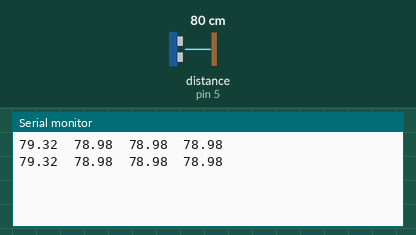
Simulated run of this sketch. Board: Arduino Uno, built with avr-gcc and run on an emulated ATmega328P. Parts: the last lines printed to the serial monitor. Wiring (inferred from the names in the program): ultrasonic range finder: trigger pin 4; echo pin 5. The test bench sets the inputs (shaded band); at power-on: distance to the obstacle (sensor on pin 5) 80 cm. The echo pulse lasts 58.3 µs per cm.

Above: at 1.2 s.
1.3 s: distance to the obstacle (sensor on pin 5) set to 2 cm
At 1.89 s:
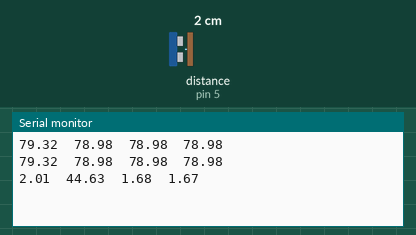
2.8 s: distance to the obstacle (sensor on pin 5) set to 4 cm
At 3.25 s:
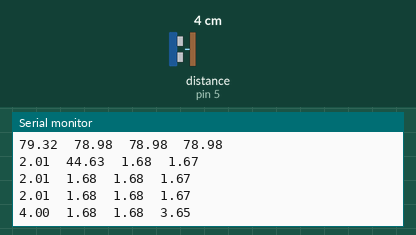
Timing chart, 0 to 5.8 s (numbered marks = the images above; inputs shaded):
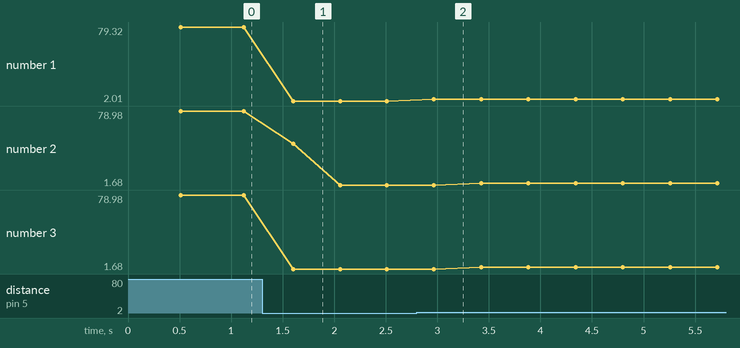

The sketch:

HC-SR04_Filters.ino
```cpp
/**
   使用三种不同的滤波器对超声波传感器采集到的数据进行滤波，
   同时与原始值进行比较，
   在10cm、30cm、100cm处进行采样，
   将原始数据、处理后的数据、真实数据用二维图进行展示。

   组号：
      36
   组长：
      侯树茂 MF1832056
   组员：
      韩越  MF1832052
      何炜杰 MF1832054
      何仔龙 MF1832055
*/

#define TRIG_PIN 4       // 超声波Trig引脚
#define ECHO_PIN 5       // 超声波Echo引脚
//#define LIGHT_PIN A0     // 光线传感器引脚

#define N 11    // 采样次数
#define DELAY_TIME 100 // 每次输出间隔时间

/* 滤波值 */
float TRUE_VALUE = 10.0;  // 真实数据(cm)
float Filter_1_Value;     // 中位平均滤波
float Filter_2_Value;     // 中位值滤波法
float Filter_3_Value;     // 算术平均滤波法

float Value;              // 原始数据

void setup() {
  pinMode(TRIG_PIN, OUTPUT);      // 设置Trig引脚为输出
  pinMode(ECHO_PIN, INPUT);       // 设置Echo引脚为输入

  Value = Get_Value();  // 初始化Value值
  //  Value = analogRead(A0);//读取模拟脚0
  Serial.begin(9600);  // 初始化串口通信
}

void loop() {
  // 获得滤波值
  Filter_1_Value = Filter_1(N);
  Filter_2_Value = Filter_2(N);
  Filter_3_Value = Filter_3(N);
  Value = Get_Value();

//  Serial.print(TRUE_VALUE);       Serial.print("\t");
  Serial.print(Value);            Serial.print("\t");
  Serial.print(Filter_1_Value);   Serial.print("\t");
  Serial.print(Filter_2_Value);   Serial.print("\t");
  Serial.println(Filter_3_Value);
  delay(DELAY_TIME);
}

// 获取当前的感应值
float Get_Value() {
  float cm;                   //距离变量
  float temp;                 //存储回波等待时间
  //给Trig发送一个低高低的短时间脉冲,触发测距
  digitalWrite(TRIG_PIN, LOW); //给Trig发送一个低电平
  delayMicroseconds(2);        //等待 2微妙
  digitalWrite(TRIG_PIN, HIGH); //给Trig发送一个高电平
  delayMicroseconds(10);        //等待 10微妙
  digitalWrite(TRIG_PIN, LOW); //给Trig发送一个低电平
  temp = float(pulseIn(ECHO_PIN, HIGH)); //存储回波等待时间
  cm = (temp * 17 ) / 1000;              //把回波时间换算成cm
  return cm;
  //  return analogRead(LIGHT_PIN);
}
/**
   中位值平均滤波法（又称防脉冲干扰平均滤波法）
*/
float Filter_1(int FILTER_N) {
  int i, j;
  float filter_temp, filter_sum = 0;
  float filter_buf[FILTER_N];
  for (i = 0; i < FILTER_N; i++) {
    filter_buf[i] = Get_Value();
    delay(10);
  }
  // 采样值从小到大排列（冒泡法）
  for (j = 0; j < FILTER_N - 1; j++) {
    for (i = 0; i < FILTER_N - 1 - j; i++) {
      if (filter_buf[i] > filter_buf[i + 1]) {
        filter_temp = filter_buf[i];
        filter_buf[i] = filter_buf[i + 1];
        filter_buf[i + 1] = filter_temp;
      }
    }
  }
  // 去除最大最小极值后求平均
  for (i = 1; i < FILTER_N - 1; i++) filter_sum += filter_buf[i];
  return filter_sum / (FILTER_N - 2);
}
/**
   中位值滤波法
*/
float Filter_2(int FILTER_N) {
  float filter_buf[FILTER_N];
  int i, j;
  float filter_temp;
  for (i = 0; i < FILTER_N; i++) {
    filter_buf[i] = Get_Value();
    delay(10);
  }
  // 采样值从小到大排列（冒泡法）
  for (j = 0; j < FILTER_N - 1; j++) {
    for (i = 0; i < FILTER_N - 1 - j; i++) {
      if (filter_buf[i] > filter_buf[i + 1]) {
        filter_temp = filter_buf[i];
        filter_buf[i] = filter_buf[i + 1];
        filter_buf[i + 1] = filter_temp;
      }
    }
  }
  return filter_buf[(FILTER_N - 1) / 2];
}
/**
   算术平均滤波法
*/
float Filter_3(int FILTER_N) {
  int i;
  float filter_sum = 0;
  for (i = 0; i < FILTER_N; i++) {
    filter_sum += Get_Value();
    delay(10);
  }
  return (filter_sum / FILTER_N);
}
```

Measured:
- after the input at 1.3 s, the serial monitor: prints a new line after 0.30 s (image 1)
- after the input at 2.8 s, the serial monitor: prints a new line after 0.17 s (image 2)
- plotted number 1: 79.32 → 2.01 after the input at 1.3 s, 2.01 → 4 after the input at 2.8 s
- plotted number 2: 78.98 → 1.68 after the input at 1.3 s, 1.68 → 3.67 after the input at 2.8 s
- plotted number 3: 78.98 → 1.68 after the input at 1.3 s, 1.68 → 3.67 after the input at 2.8 s
